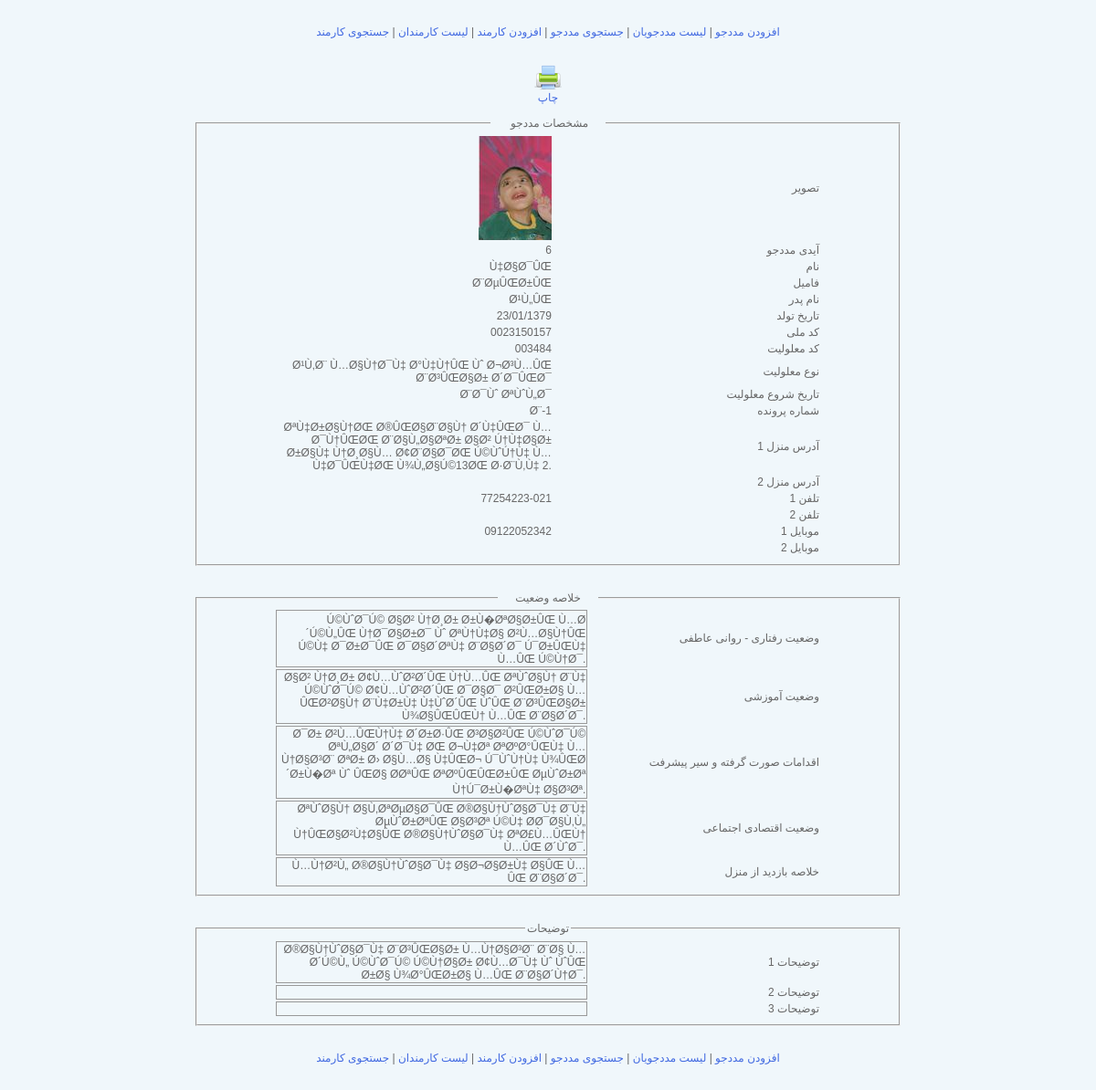
/admin/showEmployeeDetails.php?patientId=6 (signed in), run on the app's committed database.
### tables this page shows
CREATE TABLE IF NOT EXISTS `patient` (
  `patientId` int(20) NOT NULL,
  `patientCode` varchar(200) NOT NULL,
  `name` varchar(200) NOT NULL,
  `family` varchar(200) NOT NULL,
  `father` varchar(200) NOT NULL,
  `birthday` varchar(200) NOT NULL,
  `birthplace` varchar(200) NOT NULL,
  `melliCode` varchar(200) NOT NULL,
  `shenasNo` varchar(200) NOT NULL,
  `shenasSerial` varchar(200) NOT NULL,
  `shenasSodur` varchar(200) NOT NULL,
  `disabilityCode` varchar(200) NOT NULL,
  `disabilityType` varchar(200) NOT NULL,
  `disabilityStartDate` varchar(200) NOT NULL,
  `caseNumber` varchar(200) NOT NULL,
  `homeAdress1` varchar(200) NOT NULL,
  `homeAdress2` varchar(200) NOT NULL,
  `postalCode` varchar(200) NOT NULL,
  `tel1` varchar(200) NOT NULL,
  `tel2` varchar(200) NOT NULL,
  `mobile1` varchar(200) NOT NULL,
  `mobile2` varchar(200) NOT NULL,
  `photo1` varchar(200) NOT NULL,
  `photoSource` varchar(500) DEFAULT NULL,
  `behavioralStatus` longtext NOT NULL,
  `educationalStatus` longtext NOT NULL,
  `actionsTaken` longtext NOT NULL,
  `economicSituation` longtext NOT NULL,
  `statusOfHomeVisits` longtext NOT NULL,
  `comments1` longtext NOT NULL,
  `comments2` longtext NOT NULL,
  `comments3` longtext NOT NULL,
  PRIMARY KEY (`patientId`)
);

### class/connection.php (called while the page is built, shortened)
<?php
class connection{
	var $link;
	function getdbSettings() {
		$dbSettings['hostName']=$hostName;
		$dbSettings['dbName']=$dbName;
		$dbSettings['dbUser']=$dbUser;
		$dbSettings['dbPass']=$dbPass;
		return $dbSettings;
	}
	function dbConnect() {
		$dbSettings=$this->getdbSettings();
		$hostName=$dbSettings['hostName'];
		$dbName=$dbSettings['dbName'];
		$dbUser=$dbSettings['dbUser'];
		$dbPass=$dbSettings['dbPass'];
		$dbConnectResult=mysql_connect($hostName, $dbUser, $dbPass);
		$this->link=$dbConnectResult;
        if (mysql_select_db($dbName,$dbConnectResult)){
		   return $dbConnectResult;}
		else{
			 $this->closeConnection();
		     return false;}
	}
	function queryRun($query){
		$con3=$this->link;
		$result3=mysql_query($query,$con3);
        if($result3){
			return $result3;}
	    else{
			$this->closeConnection();
			return false;}
	}
}
?>

### admin/showEmployeeDetails.php (the view, shortened to what this page needs)
<!DOCTYPE html PUBLIC "-//W3C//DTD XHTML 1.0 Transitional//EN" "http://www.w3.org/TR/xhtml1/DTD/xhtml1-transitional.dtd">
<html xmlns="http://www.w3.org/1999/xhtml">
<head>
<link rel="stylesheet" type="text/css" href="../themes/default/css/index.css"/>
</head>
<body>
<?php
include("header.php");
?>
<div align="center"><a href="#" onclick="window.print()"><img src="../themes/default/images/print.png" width="30" height="30" /><br />چاپ</a></div>
<br />
<?php
include('../class/connection.php');
$patientId=$_GET['patientId'];
$connector=new connection();
$query = "SELECT * FROM patient WHERE patientId='$patientId'";
$result=$connector->queryRun($query);
$num=mysql_num_rows($result);
    for($i=0;$i<$num;$i++){
        $row = mysql_fetch_array($result);
	    if($row['photo1']=='') $photo1='<img src="../themes/default/images/patientPhoto.png" width="32" height="32" />';
		else $photo1='<a href="'.$row['photoSource'].'":><img src="'.$row['photo1'].'"  /></a>';
	 echo '
<div align="center">
<fieldset style="width:750px">
<legend align="center" style="color:#666">&nbsp;&nbsp;&nbsp;&nbsp;&nbsp; مشخصات مددجو&nbsp;&nbsp;&nbsp;&nbsp;&nbsp;</legend>
<table align="center" width="600px" border="0">
	<tr>
    <td width="154" align="right">'.$photo1.'</td>
    <td width="148" align="right">تصویر</td>
  </tr>
  <tr>
    <td width="154" align="right">'.$row['patientId'].'</td>
    <td width="148" align="right">آیدی مددجو</td>
  </tr>
  <tr>
    <td width="154" align="right">'.$row['name'].'</td>
    <td width="148" align="right">نام</td>
  </tr>
  <tr>
    <td width="154" align="right">'.$row['family'].'</td>
    <td width="148" align="right">فامیل</td>
  </tr>
  <tr>
    <td width="154" align="right">'.$row['father'].'</td>
    <td width="148" align="right">نام پدر</td>
  </tr>
  <tr>
    <td width="154" align="right">'.$row['birthday'].'</td>
    <td width="148" align="right">تاریخ تولد </td>
  </tr>
  <tr>
    <td width="154" align="right">'.$row['melliCode'].'</td>
    <td width="148" align="right">کد ملی</td>
  </tr>
  <tr>
    <td width="154" align="right">'.$row['disabilityCode'].'</td>
    <td width="148" align="right">کد معلولیت</td>
  </tr>
  <tr>
    <td width="154" align="right">'.$row['disabilityType'].'</td>
    <td width="148" align="right">نوع معلولیت</td>
  </tr>
  <tr>
    <td width="154" align="right">'.$row['disabilityStartDate'].'</td>
    <td width="148" align="right">تاریخ شروع معلولیت</td>
  </tr>
  <tr>
    <td width="154" align="right">'.$row['caseNumber'].'</td>
    <td width="148" align="right">شماره پرونده</td>
  </tr>
  <tr>
    <td width="154" align="right">'.$row['homeAdress1'].'</td>
    <td width="148" align="right">آدرس منزل 1</td>
  </tr>
  <tr>
    <td width="154" align="right">'.$row['homeAdress2'].'</td>
    <td width="148" align="right">آدرس منزل 2</td>
  </tr>
  <tr>
    <td width="154" align="right">'.$row['tel1'].'</td>
    <td width="148" align="right">تلفن 1</td>
  </tr>
  <tr>
    <td width="154" align="right">'.$row['tel2'].'</td>
    <td width="148" align="right">تلفن 2</td>
  </tr>
  <tr>
    <td width="154" align="right">'.$row['mobile1'].'</td>
    <td width="148" align="right">موبایل 1</td>
  </tr>
  <tr>
    <td width="154" align="right">'.$row['mobile2'].'</td>
    <td width="148" align="right">موبایل 2</td>
  </tr>
  </table>
  </fieldset>
  <br />
  <br />
  <fieldset style="width:750px">
  <legend align="center" style="color:#666">&nbsp;&nbsp;&nbsp;&nbsp;&nbsp;خلاصه وضعیت&nbsp;&nbsp;&nbsp;&nbsp;&nbsp;</legend>
  <table align="center" width="600px" border="0">
  <tr>
    <td width="250" align="right" style="border:thin solid #999999">'.$row['behavioralStatus'].'</td>
    <td width="186" align="right">وضعیت رفتاری - روانی عاطفی</td>
  </tr>
  <tr>
    <td width="250" align="right" style="border:thin solid #999999">'.$row['educationalStatus'].'</td>
    <td width="186" align="right">وضعیت آموزشی</td>
  </tr>
  <tr>
    <td width="250" align="right" style="border:thin solid #999999">'.$row['actionsTaken'].'</td>
    <td width="186" align="right">اقدامات صورت گرفته و سیر پیشرفت</td>
  </tr>
  <tr>
    <td width="250" align="right" style="border:thin solid #999999">'.$row['economicSituation'].'</td>
    <td width="186" align="right">وضعیت اقتصادی اجتماعی</td>
  </tr>
  <tr>
    <td width="250" align="right" style="border:thin solid #999999">'.$row['statusOfHomeVisits'].'</td>
    <td width="186" align="right">خلاصه بازدید از منزل</td>
  </tr>
</table>
</fieldset>
<br />
<br />
<fieldset style="width:750px">
  <legend align="center" style="color:#666">توضیحات</legend>
  <table align="center" width="600px" border="0">
  <tr>
    <td width="250" align="right" style="border:thin solid #999999">'.$row['comments1'].'</td>
    <td width="186" align="right">توضیحات 1</td>
  </tr>
  <tr>
    <td width="250" align="right" style="border:thin solid #999999">'.$row['comments2'].'</td>
    <td width="186" align="right">توضیحات 2</td>
  </tr>
  <tr>
    <td width="250" align="right" style="border:thin solid #999999">'.$row['comments3'].'</td>
    <td width="186" align="right">توضیحات 3</td>
  </tr>
</table>
</fieldset>
</div>
	 ';
	}
    ?>
<?php
include("header.php");
?>
</body>
</html>

### themes/default/css/index.css (style rules this page uses)
body { font-family:Tahoma, Geneva, sans-serif; font-size:12px; color:#666; background:#F0F7FB; margin:0px; }
a { text-decoration:none; }
a:link { color:royalblue }
img { border:0; }

### data on the page
patient: photo1 (picture), patientId "6", name "Ù‡Ø§Ø¯ÛŒ", family "Ø¨ØµÛŒØ±ÛŒ", father "Ø¹Ù„ÛŒ", birthday "23/01/1379", melliCode "0023150157", disabilityCode "003484", disabilityType "Ø¹Ù‚Ø¨ Ù…Ø§Ù†Ø¯Ù‡ Ø°Ù‡Ù†ÛŒ Ùˆ Ø¬Ø³Ù…ÛŒ Ø¨Ø³ÛŒØ§Ø± Ø´Ø¯ÛŒØ¯", disabilityStartDate "Ø¨Ø¯Ùˆ ØªÙˆÙ„Ø¯", caseNumber "Ø¨-1", homeAdress1 "ØªÙ‡Ø±Ø§Ù†ØŒ Ø®ÛŒØ§Ø¨Ø§Ù† Ø´Ù‡ÛŒØ¯ Ù…Ø¯Ù†ÛŒØŒ Ø¨Ø§Ù„Ø§ØªØ± Ø§Ø² Ú†Ù‡Ø§Ø± Ø±Ø§Ù‡ Ù†Ø¸Ø§Ù… Ø¢Ø¨Ø§Ø¯ØŒ Ú©ÙˆÚ†Ù‡ Ù…Ù‡Ø¯ÛŒÙ‡ØŒ Ù¾Ù„Ø§Ú©13ØŒ Ø·Ø¨Ù‚Ù‡ 2.", tel1 "77254223-021", mobile1 "09122052342", behavioralStatus "Ú©ÙˆØ¯Ú© Ø§Ø² Ù†Ø¸Ø± Ø±Ù�ØªØ§Ø±ÛŒ Ù…Ø´Ú©Ù„ÛŒ Ù†Ø¯Ø§Ø±Ø¯ Ùˆ ØªÙ†Ù‡Ø§ Ø²Ù…Ø§Ù†ÛŒ Ú©Ù‡ Ø¯Ø±Ø¯ÛŒ Ø¯Ø§Ø´ØªÙ‡ Ø¨Ø§Ø´Ø¯ Ú¯Ø±ÛŒÙ‡ Ù…ÛŒ Ú©Ù†Ø¯.", educationalStatus "Ø§Ø² Ù†Ø¸Ø± Ø¢Ù…ÙˆØ²Ø´ÛŒ Ù†Ù…ÛŒ ØªÙˆØ§Ù† Ø¨Ù‡ Ú©ÙˆØ¯Ú© Ø¢Ù…ÙˆØ²Ø´ÛŒ Ø¯Ø§Ø¯ Ø²ÛŒØ±Ø§ Ù…ÛŒØ²Ø§Ù† Ø¨Ù‡Ø±Ù‡ Ù‡ÙˆØ´ÛŒ ÙˆÛŒ Ø¨Ø³ÛŒØ§Ø± Ù¾Ø§ÛŒÛŒÙ† Ù…ÛŒ Ø¨Ø§Ø´Ø¯.", actionsTaken "Ø¯Ø± Ø²Ù…ÛŒÙ†Ù‡ Ø´Ø±Ø·ÛŒ Ø³Ø§Ø²ÛŒ Ú©ÙˆØ¯Ú© ØªÙ„Ø§Ø´ Ø´Ø¯Ù‡ ØŒ Ø¬Ù‡Øª ØªØºØ°ÛŒÙ‡ Ù…Ù†Ø§Ø³Ø¨ ØªØ± Ø› Ø§Ù…Ø§ Ù‡ÛŒØ¬ Ú¯ÙˆÙ†Ù‡ Ù¾ÛŒØ´Ø±Ù�Øª Ùˆ ÛŒØ§ Ø­ØªÛŒ ØªØºÛŒÛŒØ±ÛŒ ØµÙˆØ±Øª Ù†Ú¯Ø±Ù�ØªÙ‡ Ø§Ø³Øª.", economicSituation "ØªÙˆØ§Ù† Ø§Ù‚ØªØµØ§Ø¯ÛŒ Ø®Ø§Ù†ÙˆØ§Ø¯Ù‡ Ø¨Ù‡ ØµÙˆØ±ØªÛŒ Ø§Ø³Øª Ú©Ù‡ Ø­Ø¯Ø§Ù‚Ù„ Ù†ÛŒØ§Ø²Ù‡Ø§ÛŒ Ø®Ø§Ù†ÙˆØ§Ø¯Ù‡ ØªØ£Ù…ÛŒÙ† Ù…ÛŒ Ø´ÙˆØ¯.", statusOfHomeVisits "Ù…Ù†Ø²Ù„ Ø®Ø§Ù†ÙˆØ§Ø¯Ù‡ Ø§Ø¬Ø§Ø±Ù‡ Ø§ÛŒ Ù…ÛŒ Ø¨Ø§Ø´Ø¯.", comments1 "Ø®Ø§Ù†ÙˆØ§Ø¯Ù‡ Ø¨Ø³ÛŒØ§Ø± Ù…Ù†Ø§Ø³Ø¨ Ø¨Ø§ Ù…Ø´Ú©Ù„ Ú©ÙˆØ¯Ú© Ú©Ù†Ø§Ø± Ø¢Ù…Ø¯Ù‡ Ùˆ ÙˆÛŒ Ø±Ø§ Ù¾Ø°ÛŒØ±Ø§ Ù…ÛŒ Ø¨Ø§Ø´Ù†Ø¯."
